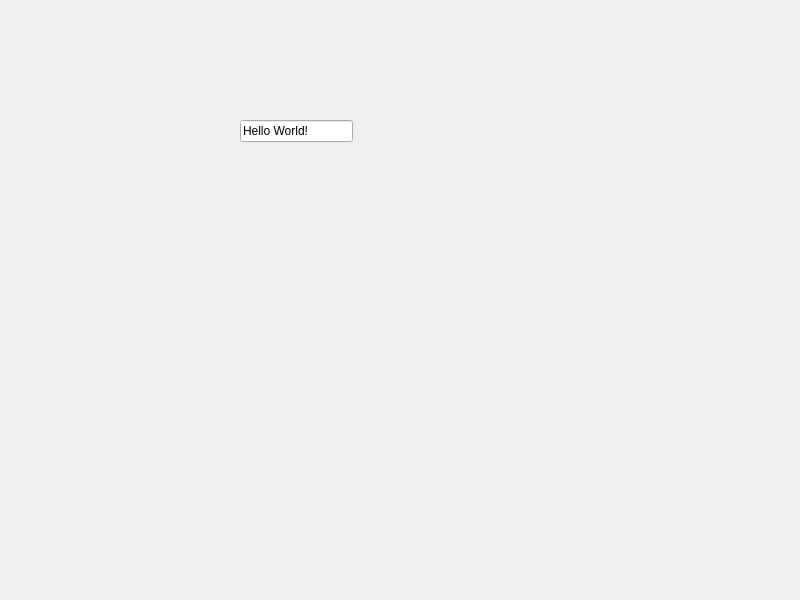
<?xml version="1.0" encoding="UTF-8"?>
<ui version="4.0">
 <class>Widget</class>
 <widget class="QWidget" name="Widget">
  <property name="geometry">
   <rect>
    <x>0</x>
    <y>0</y>
    <width>800</width>
    <height>600</height>
   </rect>
  </property>
  <property name="windowTitle">
   <string>Widget</string>
  </property>
  <widget class="QLineEdit" name="lineEdit">
   <property name="geometry">
    <rect>
     <x>240</x>
     <y>120</y>
     <width>113</width>
     <height>22</height>
    </rect>
   </property>
   <property name="text">
    <string>Hello World!</string>
   </property>
  </widget>
 </widget>
 <resources/>
 <connections/>
</ui>
